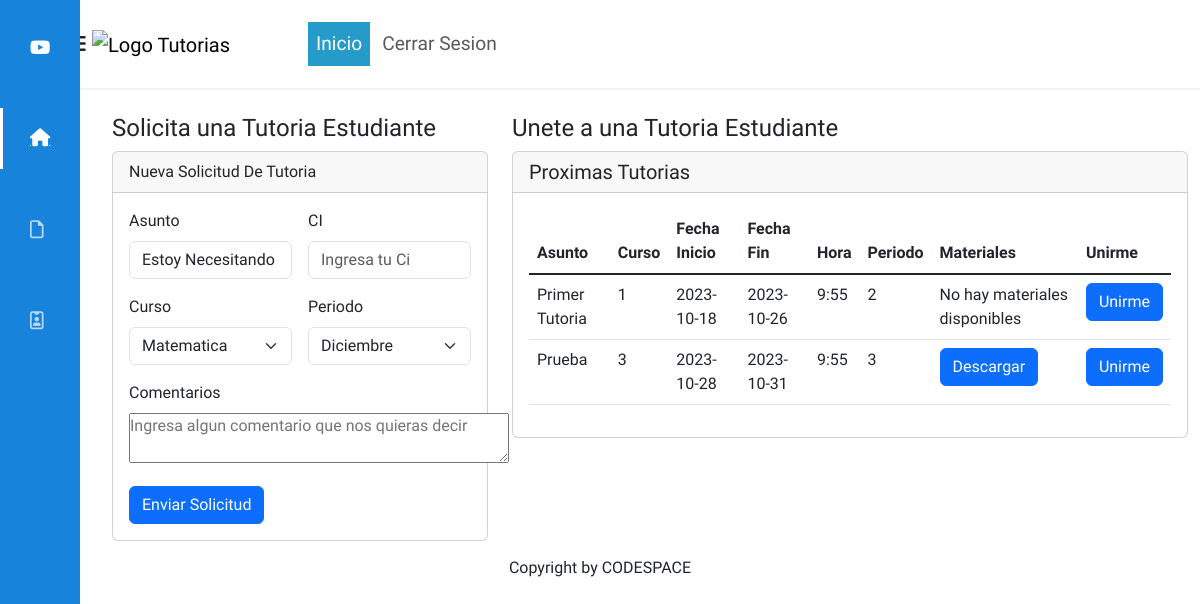
The app's page /login/estudiante.php with its own data.
### tables this page shows
CREATE TABLE `tutoria` (
  `id` int(11) NOT NULL,
  `id_profe` varchar(9) NOT NULL,
  `nombre` varchar(255) NOT NULL,
  `curso` int(11) NOT NULL,
  `periodo` int(11) NOT NULL,
  `fecha_inicio` date NOT NULL,
  `fecha_fin` date NOT NULL,
  `hora` varchar(255) NOT NULL,
  `comentarios` varchar(255) NOT NULL,
  `activa` int(2) NOT NULL,
  `archivo` varchar(255) NOT NULL
);

### login/config/db.php (called while the page is built, shortened)
<?php
    class db{
        public static function conexion(){
            try {
                $PDO = new PDO("mysql:host=localhost;dbname=tutoria","root","");
                return $PDO;
            } catch (PDOException $e) {
                return $e->getMessage();
            }
        }
    }
?>

### login/config/usuariosDao.php (called while the page is built, shortened)
<?php
include "db.php";
include 'C:\xampp\htdocs\login\entidades\curso.php';
include 'C:\xampp\htdocs\login\entidades\tutoria.php';
class usuarioDao extends db
{
    protected static $cnx;
    public static function getconexion()
    {
        self::$cnx = db::conexion();
    }
public function obtenerTodosLosCursos()
{
    $query = "SELECT * FROM curso";
    $resultado = self::$cnx->query($query);
    $cursos = array();
    while ($fila = $resultado->fetch(PDO::FETCH_ASSOC)) {
        $curso = new Cursos();
        $curso->setId($fila['id']);
        $curso->setNombre($fila['nombre']);
        $cursos[] = $curso;
    }
    return $cursos;
}
public function obtenerTodosLosPeriodos()
{
    $query = "SELECT * FROM periodo";
    $resultado = self::$cnx->query($query);
    $periodos = array();
    while ($fila = $resultado->fetch(PDO::FETCH_ASSOC)) {
        $periodo = new Cursos();
        $periodo->setId($fila['id']);
        $periodo->setNombre($fila['nombre']);
        $periodos[] = $periodo;
    }
    return $periodos;
}
public static function obtenerTutoriasFechaHora() {
    $query = "SELECT id, nombre, curso, fecha_inicio, fecha_fin, hora, periodo, comentarios, archivo FROM tutoria";
    $resultado = self::$cnx->query($query);
    $tutorias = array();
    while ($row = $resultado->fetch(PDO::FETCH_ASSOC)) {
        $tutoria = new Tutorias();
        $tutoria->setId($row['id']);
        $tutoria->setNombre($row['nombre']);
        $tutoria->setCurso($row['curso']);
        $tutoria->setFechaInicio($row['fecha_inicio']);
        $tutoria->setFechaFin($row['fecha_fin']);
        $tutoria->setHora($row['hora']);
        $tutoria->setPeriodo($row['periodo']);
        $tutoria->setComentarios($row['comentarios']);
        $tutoria->setArchivo($row['archivo']);
        $tutorias[] = $tutoria;
    }
    return $tutorias;
}
}
?>

### login/entidades/curso.php (called while the page is built)
<?php
class Cursos{
    private $id;
    private $nombre;
    public function getId(){
		return $this->id;
	}
	public function setId($id){
		$this->id = $id;
	}
	public function getNombre(){
		return $this->nombre;
	}
	public function setNombre($nombre){
		$this->nombre = $nombre;
	}
}
?>

### login/entidades/tutoria.php (called while the page is built, shortened)
<?php
class Tutorias{
    private $id;
    private $nombre;
    private $curso;
    private $periodo;
    private $fecha_inicio;
    private $fecha_fin;
    private $hora;
    private $archivo;
    public function getArchivo() {
        return $this->archivo;
    }
    public function setArchivo($archivo) {
        $this->archivo = $archivo;
    }
    public function getId()
    {
        return $this->id;
    }
    public function setId($id): self
    {
        $this->id = $id;
        return $this;
    }
    public function getNombre()
    {
        return $this->nombre;
    }
    public function setNombre($nombre): self
    {
        $this->nombre = $nombre;
        return $this;
    }
    public function getCurso()
    {
        return $this->curso;
    }
    public function setCurso($curso): self
    {
        $this->curso = $curso;
        return $this;
    }
    public function getPeriodo()
    {
        return $this->periodo;
    }
    public function setPeriodo($periodo): self
    {
        $this->periodo = $periodo;
        return $this;
    }
    public function getFechaInicio()
    {
        return $this->fecha_inicio;
    }
    public function setFechaInicio($fecha_inicio): self
    {
        $this->fecha_inicio = $fecha_inicio;
        return $this;
    }
    public function getFechaFin()
    {
        return $this->fecha_fin;
    }
    public function setFechaFin($fecha_fin): self
    {
        $this->fecha_fin = $fecha_fin;
        return $this;
    }
    public function getHora()
    {
        return $this->hora;
    }
    public function setHora($hora): self
    {
        $this->hora = $hora;
        return $this;
    }
    public function setComentarios($comentarios): self
    {
        return $this;
    }
}
?>

### login/estudiante.php (the view, shortened to what this page needs)
<?php
require_once("C:/xampp/htdocs/login/view/head/head.php");
include 'C:\xampp\htdocs\login\config\usuariosDao.php';
$objUsuarioDao = new usuarioDao();
$cursos = $objUsuarioDao->obtenerTodosLosCursos();
$periodos = $objUsuarioDao->obtenerTodosLosPeriodos();
$tutorias = $objUsuarioDao->obtenerTutoriasFechaHora();
$ci = $_SESSION["ci"];
?>
<nav class="navbar navbar-expand-lg bg-body-tertiary">
  <div class="container">
    <div class="menu__side veri verido" id="menu_side">
      <div class="name__page">
        <i class="fab fa-youtube"></i>
        <h4>Ututorias</h4>
      </div>
      <div class="options__menu">
        <a href="#" class="selected">
          <div class="option">
            <i class="fas fa-home" title="Inicio"></i>
            <h4>Tutorias</h4>
          </div>
        </a>
        <a href="historialEstudiante.php">
          <div class="option">
            <i class="far fa-file" title="Historial"></i>
            <h4>Historial de Solicitudes</h4>
          </div>
        </a>
        <a href="micuentaEstudiante.php">
          <div class="option">
            <i class="far fa-id-badge" title="Cuenta"></i>
            <h4>Mi Cuenta</h4>
          </div>
        </a>
      </div>
    </div>
    <a class="navbar-brand" href="/login/index.php">
      <img class="logoutu"
        src="https://www.utu.edu.uy/sites/www.utu.edu.uy/files/utu/recursos/LOGO-ANEP-DGETP---2021-Fondo-Transparente.png"
        alt="Logo Tutorias">
    </a>
    <div class="collapse navbar-collapse" id="navbarSupportedContent">
      <ul class="navbar-nav me-auto mb-2 mb-lg-0">
        <li class="nav-item">
          <a class="nav-link active" aria-current="page" href="/login/index.php">Inicio</a>
        </li>
        <li class="nav-item nav-item2">
          <a class="nav-link" href="cerrar.php" >Cerrar Sesion</a>
        </li>
      </ul>
    </div>
  </div>
</nav>
<br>
<div class="container-fluid">
  <div class="row">
    <div class="col-1"></div>
    <div class="col-4 ">
      <h4>Solicita una Tutoria Estudiante</h4>
    </div>
    <div class="col-7">
      <h4>Unete a una Tutoria Estudiante</h4>
    </div>
    <div class="col-1"></div>
    <div class="col-4">
      <div class="card ">
        <div class="card-header">
          Nueva Solicitud De Tutoria
        </div>
        <div class="card-body">
          <form class="row g-3 needs-validation" novalidate action="solicitar.php" method="POST">
            <div class="col-md-6">
              <label for="validationCustom01" class="form-label">Asunto</label>
              <input type="text" class="form-control" id="validationCustom01" name="asunto" value="Estoy Necesitando una Tutoria"
                required>
            </div>
            <div class="col-md-6">
              <label for="validationCustom01" class="form-label">CI</label>
              <input type="text" class="form-control" id="validationCustom01" value="<?php echo $ci ?>" name="ci" placeholder="Ingresa tu Ci"
                required>
            </div>
            <div class="col-md-6 ">
              <label for="validationCustom04" class="form-label">Curso</label>
              <select class="form-select" required name="curso" id="curso">
                <?php foreach ($cursos as $curso): ?>
                  <option value="<?php echo $curso->getId(); ?>"><?php echo $curso->getNombre(); ?></option>
                <?php endforeach; ?>
              </select>
            </div>
            <div class="col-md-6">
              <label for="validationCustom04" class="form-label">Periodo</label>
              <select class="form-select" id="validationCustom04" required name="periodo" id="periodo">
                <?php foreach ($periodos as $periodo): ?>
                  <option value="<?php echo $periodo->getId(); ?>"><?php echo $periodo->getNombre(); ?></option>
                <?php endforeach; ?>
              </select>
            </div>
            <div class="col-md-12">
              <label for="validationCustom05" class="form-label">Comentarios</label><br>
              <textarea name="comentarios" id="" cols="40" rows="2"
                placeholder="Ingresa algun comentario que nos quieras decir"></textarea>
            </div>
            <div class="col-12">
              <button class="btn btn-primary" type="submit" >Enviar Solicitud</button>
            </div>
          </form>
        </div>
      </div>
    </div>
    <div class="col-7">
  <div class="card">
    <h5 class="card-header">Proximas Tutorias</h5>
    <div class="card-body">
    <table class="table">
    <thead>
        <tr>
            <th scope="col">Asunto</th>
            <th scope="col">Curso</th>
            <th scope="col">Fecha Inicio</th>
            <th scope="col">Fecha Fin</th>
            <th scope="col">Hora</th>
            <th scope="col">Periodo</th>
            <th scope="col">Materiales</th>
            <th scope="col">Unirme</th>
        </tr>
    </thead>
    <tbody class="table-group-divider">
    <?php
    foreach ($tutorias as $tutoria) {
        echo "<tr>";
        echo "<td>" . $tutoria->getNombre() . "</td>";
        echo "<td>" . $tutoria->getCurso() . "</td>";
        echo "<td>" . $tutoria->getFechaInicio() . "</td>";
        echo "<td>" . $tutoria->getFechaFin() . "</td>";
        echo "<td>" . $tutoria->getHora() . "</td>";
        echo "<td>" . $tutoria->getPeriodo() . "</td>";
        echo "<td>";
if (!empty($tutoria->getArchivo())) {
    echo "<a class='btn btn-primary' href='" . $tutoria->getArchivo() . "' role='button' download>Descargar</a>";
} else {
    echo "No hay materiales disponibles";
}
echo "</td>";
        echo "<td><a class='btn btn-primary' href='unirme.php?id=" . $tutoria->getId() . "' role='button'>Unirme</a></td>";
        echo "</tr>";
    }
    ?>
    </tbody>
</table>
    </div>
  </div>
</div>
  </div>
</div>
<?php
require_once("C:/xampp/htdocs/login/view/head/footer.php");
?>

### login/asset/css/style.css (style rules this page uses)
* { font-family: 'Geologica', sans-serif; text-decoration: none; margin: 0; padding: 0; box-sizing: border-box; }
nav.navbar.navbar-expand-lg.bg-body-tertiary { background: #fff !important; border-bottom: 2px solid #f3f3f3; height: 90px; width: auto; }
.logoutu { width: 316px; }
li.nav-item { font-size: 1.2rem; padding: 0 2px; }
a.nav-link.active { background-color: #259bca; color: #fff !important; }
ul.navbar-nav.me-auto.mb-2.mb-lg-0 { padding: 0 20px; }
div#navbarSupportedContent { margin-left: 40px; }
.menu__side { width: 80px; height: 100%; background: #1783db; position: fixed; top: 0; left: 0; color: white; font-size: 18px; z-index: 300; overflow: hidden; overflow-y: scroll; border-right: 20px solid #1783db; transition: all 300ms cubic-bezier(0.785, 0.135, 0.15, 0.86); }
.menu__side { -ms-overflow-style: none; scrollbar-width: none; }
.name__page { padding: 20px 30px; display: flex; align-items: center; margin-top: 10px; }
.name__page i { width: 20px; margin-right: 20px; }
.options__menu { padding: 20px 30px; position: absolute; top: 80px; }
.options__menu a { color: #ffffffb2; cursor: default; display: block; position: relative; transition: color 300ms; }
.options__menu .option { padding: 20px 0px; display: flex; align-items: center; position: relative; }
.options__menu .option i { width: 20px; margin-right: 20px; cursor: pointer; }
.options__menu .option h4 { font-weight: 300; cursor: pointer; }
a.selected { color: #fff; }
.selected:before { content: ''; width: 3px; height: 80%; background: white; position: absolute; top: 10%; left: -30px; }

### records on screen
tutoria: nombre "Primer Tutoria", curso "1", fecha_inicio "2023-10-18", fecha_fin "2023-10-26", hora "9:55", periodo "2", archivo "No hay materiales disponibles"
tutoria: nombre "Prueba", curso "3", fecha_inicio "2023-10-28", fecha_fin "2023-10-31", hora "9:55", periodo "3"

### other values on screen
form field curso "Matematica"
form field periodo "Diciembre"
